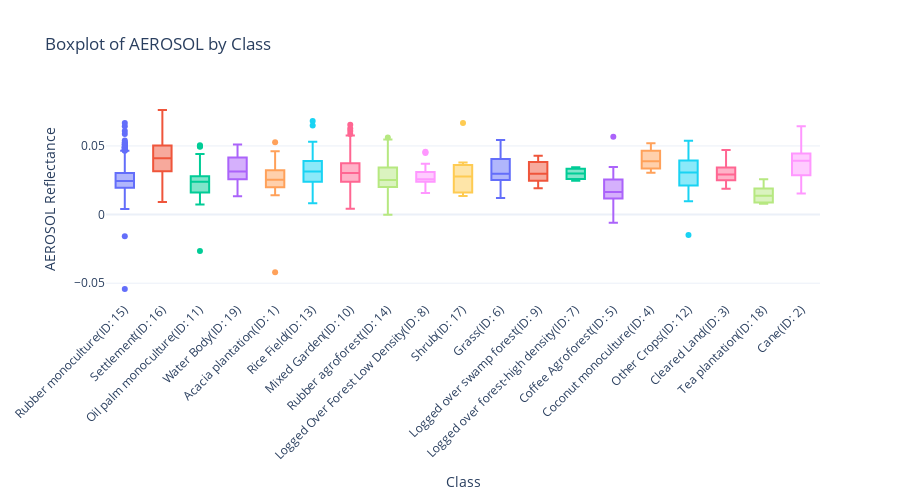
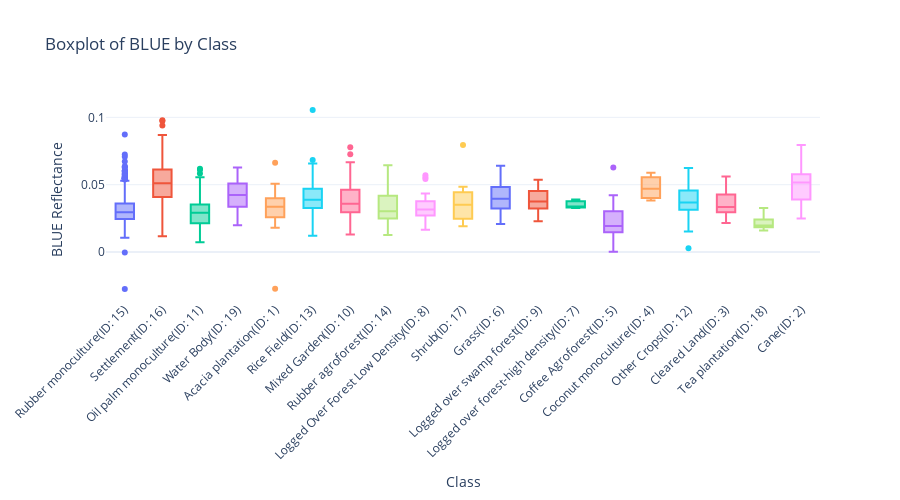
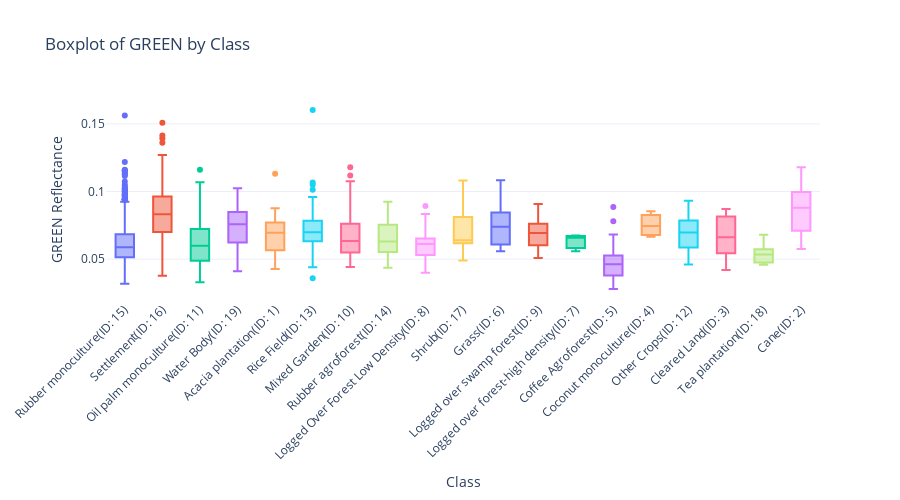
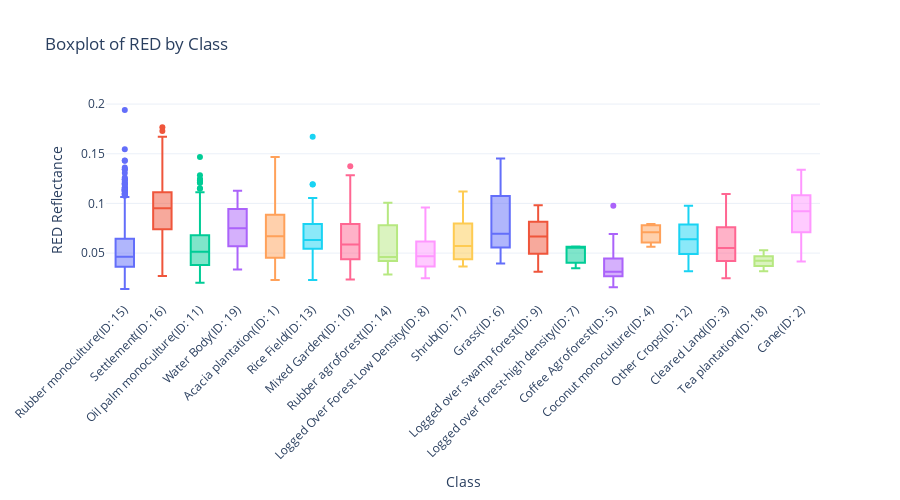

The code cell stored with these charts, in order, in its notebook:
### Markdown cell above
## System Response 4.2 Sample Visualization

### Code cell
#Box plot to detect outlier
ploter = spectral_plotter(analyzer)
box = ploter.plot_boxplot(pixel_extract)
for fig in box:
    fig.show()
